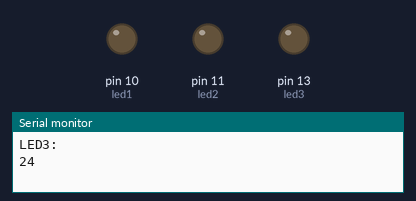
This sketch was run on a simulated Arduino Uno, built with avr-gcc and run on an emulated ATmega328P. Shown: output pins drawn as LEDs (lit = HIGH), the last lines printed to the serial monitor. Random numbers use the default seed unless the sketch sets one.

Above: at 0.16 s.
At 10.46 s:
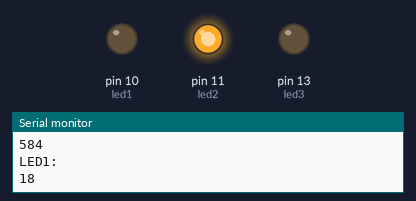
At 29.03 s:
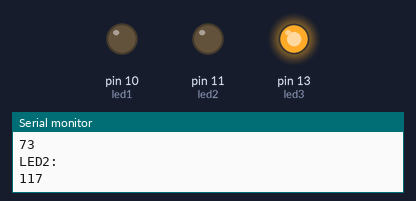
At 36.46 s:
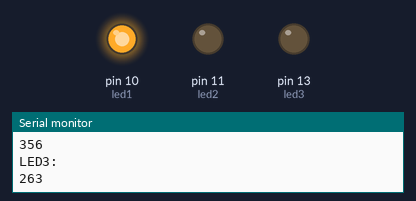
Timing chart, 0 to 40.0 s (numbered marks = the images above):
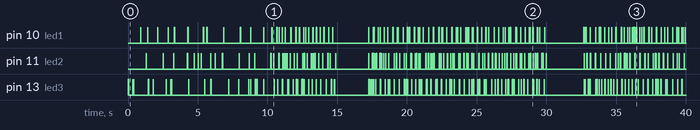

The sketch:

random_strobo_v2.ino
```cpp
/*
Ivar Veermäe strobo Linnagaleriisse
Tõnu Tunnel okt 2013
tonu@tonutunnel.com

Pimendatud ruum, kolm akent, kolm strobo.
Kõik strobod plingivad eraldi suvalises rütmis.
Kõige rohkem 15x/sec; kõige vähem 1x/3sec jooksul.

Paralleelne sõltumatu plinkimine tugineb sellele demole :
http://www.arduino.cc/en/Tutorial/BlinkWithoutDelay
*/

//////////////////////////////////////////////////////////////
//////////////////////////////////////////////////////////////

int led1 = 10;            // arduino klemmid kus küljes led'id on
int led2 = 11;
int led3 = 13;

// Variables will change:
long prevMillis1 = 0;        // will store last time LED was updated
long prevMillis2 = 0;
long prevMillis3 = 0;
long prevMillis4 = 0;
long prevMillis5 = 0;
long random1;              // esimene aken genereeritud delay
long random2;              // teine aken genereeritud delay
long random3;              // kolmas aken genereeritud delay
long random4;              // ootamatu delay jaoks
long random5;              // random case

long FLASH = 10;           // sähvatuse kestus (ms)
long MIN = 10;             // minimaalne delay sähvatuste vahel (ms)
long MAX = 1300;           // maksimaalne delay sähvatuste vahel (ms)


//////////////////////////////////////////////////////////////
//////////////////////////////////////////////////////////////
void setup(){
  Serial.begin(9600);
  randomSeed(analogRead(0));      // more random due to analogPin voltage fluctuation

  random1 = random(MIN, MAX);
  random2 = random(MIN, MAX);
  random3 = random(MIN, MAX);
  random4 = random(2200, 3000);  //random delay
  random5 = random(1,4);         //random case

  pinMode(led1, OUTPUT);
  pinMode(led2, OUTPUT);
  pinMode(led3, OUTPUT);

  //esialgu kustu:
  analogWrite(led1, 0);
  analogWrite(led2, 0);
  analogWrite(led3, 0);

}


//////////////////////////////////////////////////////////////
//////////////////////////////////////////////////////////////
//see osa on programmi korduv osa
void loop() {

  unsigned long curMillis1 = millis();
  unsigned long curMillis2 = millis();
  unsigned long curMillis3 = millis();
  unsigned long curMillis4 = millis();
  unsigned long curMillis5 = millis();


//////////////////////////////////////////////////
//////// SWTITCH RANDOM CASE /////////////////////
  if(curMillis5 - prevMillis5 > 10000) {
  Serial.println("RANDOM-CASE");
  Serial.println(random5);

  switch (random5) {
  case 1:
    MIN = 10;
    MAX = 400;
    Serial.println("MIN:");
    Serial.println(MIN);
    Serial.println("MAX:");
    Serial.println(MAX);
    break;
  case 2:
    MIN = 10;
    MAX = 1500;
    Serial.println("MIN:");
    Serial.println(MIN);
    Serial.println("MAX:");
    Serial.println(MAX);
    break;
  case 3:
    MIN = 100;
    MAX = 4000;
    Serial.println("MIN:");
    Serial.println(MIN);
    Serial.println("MAX:");
    Serial.println(MAX);
    break;
}
  prevMillis5 = curMillis5;
  random5 = random(1,4);
}  //endif curmillis5

//////////////////////////////////////////////////
//////// RANDOM DELAY ////////////////////////////
   random4 = random(2200, 3000);
   if(curMillis4 - prevMillis4 > 15000) {
    delay(random4);
    Serial.println("randomDELAY:");  // for debugging
    Serial.println(random4);
    prevMillis4 = curMillis4;
    random4 = 0;
  }

//////////////////////////////////////////////////
//////// FLASH LEDS //////////////////////////////
  if(curMillis1 - prevMillis1 > random1) {
    analogWrite(led1, 255); //põleb
    delay(FLASH);
    analogWrite(led1, 0); //kustu

    Serial.println("LED1:");  // for debugging
    Serial.println(random1);

    // save the last time you blinked the LED
    prevMillis1 = curMillis1;
    //uus rändom delay
    random1 = random(MIN, MAX);
  }

    if(curMillis2 - prevMillis2 > random2) {
    analogWrite(led2, 255); //põleb
    delay(FLASH);
    analogWrite(led2, 0); //kustu

    Serial.println("LED2:");  // for debugging
    Serial.println(random2);

    // save the last time you blinked the LED
    prevMillis2 = curMillis2;
    //uus rändom delay
    random2 = random(MIN, MAX);
  }

    if(curMillis3 - prevMillis3 > random3) {
    analogWrite(led3, 255); //põleb
    delay(FLASH);
    analogWrite(led3, 0); //kustu

    Serial.println("LED3:");  // for debugging
    Serial.println(random3);

    // save the last time you blinked the LED
    prevMillis3 = curMillis3;
    //uus rändom delay
    random3 = random(MIN, MAX);
  }


  delay(1); // stabiilsuseks 1ms
}
```
